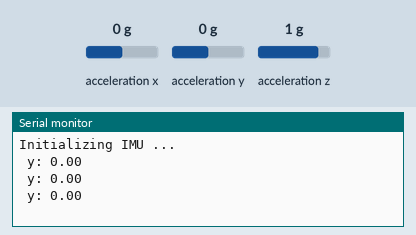
Simulated run of this sketch. Board: Arduino Uno, built for the host (arithmetic inside an expression is 32-bit, double 64-bit). On the bench: the last lines printed to the serial monitor. The inputs (shaded band) are chosen by the test bench; at power-on: acceleration x 0 g, acceleration z 1 g, acceleration y 0 g.

Above: at 1.3 s.
1.4 s: acceleration x set to -1.4 g
At 1.9 s:
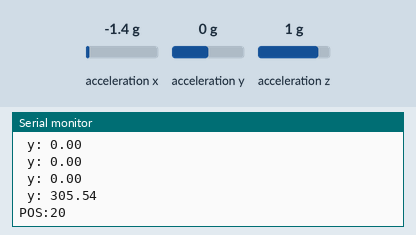
3.5 s: acceleration x set to 0.8 g
At 3.9 s:
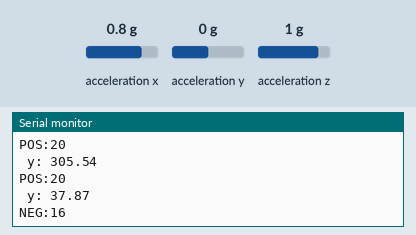
5.5 s: acceleration z set to -1.4 g
At 5.9 s:
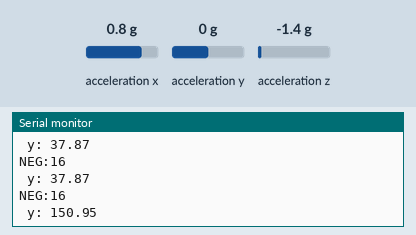
Timing chart, 0 to 8.5 s (numbered marks = the images above; inputs shaded):
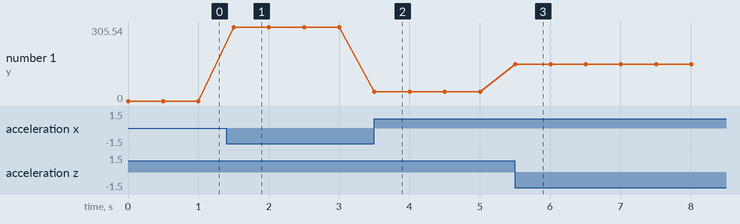

The sketch:

InclinationPositive_Negative.ino
```cpp
// Calculate the inclination over Y axis
//  Inclination RIGHT To LEFT --> - (NEG)
//  Inclination LEFT To RIGHT --> + (POS)
#include "CurieIMU.h"
 double x;
 double y;
 double z;
 int calibPos = 36; //compensating positive Inclination
void setup() {
  Serial.begin(9600);    //Starting serial port
  while(!Serial); // Waiting the serial port will be open, so, I can see the first measurement

  // Initializing device IMU
  Serial.println("Initializing IMU ...");
  CurieIMU.begin();

}

void loop() {

  int ax, ay, az;

  CurieIMU.readAccelerometer(ax, ay, az);
  // Maaping reading values from -90 to 90 grades (-π  to  π )
  float xAng = map(ax, (-32768), (32768), -90, 90);
  float yAng = map(ay, (-32768), (32768), -90, 90);
  float zAng = map(az, (-32768), (32768), -90, 90);

  //Converting from radians to grades
  x = RAD_TO_DEG * (atan2(-yAng, -zAng) + PI);
  y = RAD_TO_DEG * (atan2(-xAng, -zAng) + PI);

  Serial.print(" y: "); Serial.println(abs(y));

  int val =0;
  int yy=abs(y);
  if (yy>=1 && yy<=90){
    Serial.print("NEG:");
    val = yy/2.25;
    Serial.println(val);
    }
  if (yy>=270 && yy<=360){
    Serial.print("POS:");
    val =-1 * ((yy-270)/2.25)+calibPos;
    Serial.println(val);
    }
  delay(500);
}
```

Measured:
- after the input at 1.4 s, the serial monitor: prints a new line after 0.10 s (image 1)
- after the input at 3.5 s, the serial monitor: prints a new line at once (image 2)
- after the input at 5.5 s, the serial monitor: prints a new line at once (image 3)
- plotted number 1: 0 → 305.54 after the input at 1.4 s, 305.54 → 37.87 after the input at 3.5 s, 37.87 → 150.95 after the input at 5.5 s
